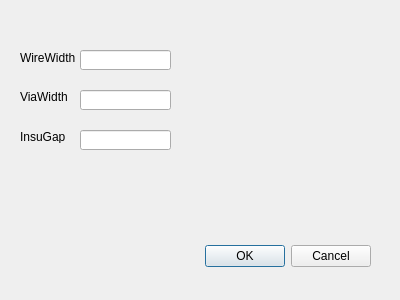
<?xml version="1.0" encoding="UTF-8"?>
<ui version="4.0">
 <class>WireViaParamDialog</class>
 <widget class="QDialog" name="WireViaParamDialog">
  <property name="geometry">
   <rect>
    <x>0</x>
    <y>0</y>
    <width>400</width>
    <height>300</height>
   </rect>
  </property>
  <property name="windowTitle">
   <string>Dialog</string>
  </property>
  <widget class="QDialogButtonBox" name="buttonBox">
   <property name="geometry">
    <rect>
     <x>190</x>
     <y>240</y>
     <width>181</width>
     <height>32</height>
    </rect>
   </property>
   <property name="orientation">
    <enum>Qt::Horizontal</enum>
   </property>
   <property name="standardButtons">
    <set>QDialogButtonBox::Cancel|QDialogButtonBox::Ok</set>
   </property>
  </widget>
  <widget class="QLineEdit" name="wire_width">
   <property name="geometry">
    <rect>
     <x>80</x>
     <y>50</y>
     <width>91</width>
     <height>20</height>
    </rect>
   </property>
  </widget>
  <widget class="QLineEdit" name="via_radius">
   <property name="geometry">
    <rect>
     <x>80</x>
     <y>90</y>
     <width>91</width>
     <height>20</height>
    </rect>
   </property>
  </widget>
  <widget class="QLabel" name="label">
   <property name="geometry">
    <rect>
     <x>20</x>
     <y>50</y>
     <width>61</width>
     <height>16</height>
    </rect>
   </property>
   <property name="text">
    <string>WireWidth</string>
   </property>
  </widget>
  <widget class="QLabel" name="label_2">
   <property name="geometry">
    <rect>
     <x>20</x>
     <y>90</y>
     <width>47</width>
     <height>13</height>
    </rect>
   </property>
   <property name="text">
    <string>ViaWidth</string>
   </property>
  </widget>
  <widget class="QLabel" name="label_3">
   <property name="geometry">
    <rect>
     <x>20</x>
     <y>130</y>
     <width>47</width>
     <height>13</height>
    </rect>
   </property>
   <property name="text">
    <string>InsuGap</string>
   </property>
  </widget>
  <widget class="QLineEdit" name="insu_gap">
   <property name="geometry">
    <rect>
     <x>80</x>
     <y>130</y>
     <width>91</width>
     <height>20</height>
    </rect>
   </property>
  </widget>
 </widget>
 <resources/>
 <connections>
  <connection>
   <sender>buttonBox</sender>
   <signal>accepted()</signal>
   <receiver>WireViaParamDialog</receiver>
   <slot>accept()</slot>
   <hints>
    <hint type="sourcelabel">
     <x>248</x>
     <y>254</y>
    </hint>
    <hint type="destinationlabel">
     <x>157</x>
     <y>274</y>
    </hint>
   </hints>
  </connection>
  <connection>
   <sender>buttonBox</sender>
   <signal>rejected()</signal>
   <receiver>WireViaParamDialog</receiver>
   <slot>reject()</slot>
   <hints>
    <hint type="sourcelabel">
     <x>316</x>
     <y>260</y>
    </hint>
    <hint type="destinationlabel">
     <x>286</x>
     <y>274</y>
    </hint>
   </hints>
  </connection>
 </connections>
</ui>
